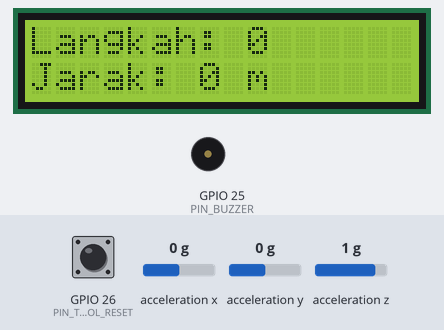
The sketch below on a simulated ESP32. Parts: 16×2 character LCD, buzzer (waves = sounding, pin HIGH). Wiring (inferred from the names in the program): MPU-6050 motion sensor at I2C address 0x68. The test bench sets the inputs (shaded band); at power-on: acceleration x 0 g, GPIO 26 (PIN_TOMBOL_RESET) HIGH, acceleration y 0 g, acceleration z 1 g. What the sketch prints to the serial monitor is not drawn.

Above: at 1.4 s.
1.5 s: acceleration x set to -1.4 g
At 1.9 s:
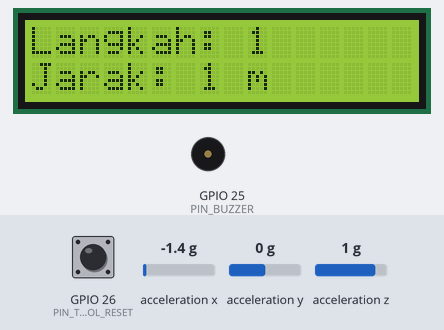
3.0 s: GPIO 26 (PIN_TOMBOL_RESET) pulled LOW for 3.2 s
9.2 s: GPIO 26 (PIN_TOMBOL_RESET) pulled LOW for 0.15 s
12.3 s: GPIO 26 (PIN_TOMBOL_RESET) pulled LOW for 0.15 s
15.4 s: GPIO 26 (PIN_TOMBOL_RESET) pulled LOW for 0.15 s
18.5 s: GPIO 26 (PIN_TOMBOL_RESET) pulled LOW for 0.15 s
Timing chart, 0 to 21.5 s (numbered marks = the images above; inputs shaded):
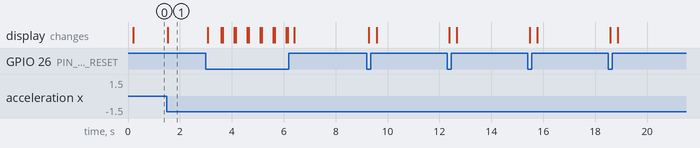

The sketch:

PenghitungLangkahMpu6050.ino
```cpp
// Penghitung Langkah — ESP32 + MPU6050 + LCD I2C 16x2 + Buzzer + Tombol Reset
//
// Alat kecil penghitung langkah kaki (pedometer): modul MPU6050 merasakan
// guncangan setiap langkah, ESP32 mendeteksinya dari puncak besarnya
// percepatan, lalu menampilkan jumlah langkah dan jarak tempuh di LCD
// 16x2. Begitu tembus target 1000 langkah, buzzer berbunyi sebagai tanda
// target tercapai. Tombol reset menghitung ulang dari nol.
//
// Cara kerja deteksi langkah (peak detection):
//   Setiap langkah kaki menghentak tanah, besarnya percepatan total
//   (|a| = akar(ax^2 + ay^2 + az^2)) melonjak di atas 1 g lalu turun
//   lagi. Satu langkah dihitung saat lonjakan melewati ambang atas
//   (0,25 g di atas 1 g) DAN sudah lewat jeda minimum sejak langkah
//   sebelumnya (250 ms, supaya satu hentakan tidak terhitung dua kali).
//   Detektor baru siap lagi setelah percepatan turun di bawah ambang
//   bawah (0,15 g). Jarak tempuh = langkah x panjang langkah rata-rata
//   orang dewasa (0,70 m per langkah).
//
// Angka datasheet MPU6050 (InvenSense, terverifikasi 26 Nov 2026):
//   Sensor            : akselerometer 3 sumbu + giroskop 3 sumbu (6-axis IMU)
//   Alamat I2C        : 0x68 (pin AD0 ke GND)
//   Akselerometer     : rentang default +-2 g, 16384 LSB per g (16-bit ADC)
//   Register baca     : 0x3B (ACCEL_XOUT_H) sampai 0x40, 6 byte sekaligus
//   PWR_MGMT_1 (0x6B) : tulis 0 untuk membangunkan chip dari sleep
//   WHO_AM_I (0x75)   : harus terbaca 0x68 bila modul tersambung benar
//
// Wiring:
//   MPU6050 VCC -> ESP32 3V3
//   MPU6050 GND -> ESP32 GND
//   MPU6050 SDA -> ESP32 GPIO21 (SDA I2C)
//   MPU6050 SCL -> ESP32 GPIO22 (SCL I2C)
//   LCD 16x2 I2C (0x27): VCC -> ESP32 VIN 5V, GND -> GND,
//     SDA -> GPIO21, SCL -> GPIO22 (satu bus I2C dengan MPU6050)
//   Buzzer + -> ESP32 GPIO25 (aktif HIGH)
//   Buzzer - -> ESP32 GND
//   Tombol reset -> ESP32 GPIO26 (INPUT_PULLUP, tekan = ke GND)
//   Daya: kabel USB 5 V ke port USB ESP32
//
// Library yang dibutuhkan (Arduino IDE / arduino-cli):
//   LiquidCrystal_I2C 1.1.2
//   (MPU6050 TIDAK butuh library eksternal — dibaca langsung lewat Wire.h)
//
// Compile:
//   arduino-cli compile --fqbn esp32:esp32:esp32 PenghitungLangkahMpu6050
//
// Skema + repo: https://github.com/oerban70-cloud/penghitung-langkah-mpu6050

#include <Wire.h>
#include <LiquidCrystal_I2C.h>
#include <math.h>

// ---------------------------------------------------------------------------
// Konfigurasi — semua angka yang bisa diubah ada di sini, bukan di tengah kode
// ---------------------------------------------------------------------------

// Nyalakan buzzer peringatan target atau tidak (false = tanpa buzzer)
#define USE_BUZZER true

// Pin bus I2C (pin default ESP32 DevKit)
const uint8_t PIN_I2C_SDA = 21;
const uint8_t PIN_I2C_SCL = 22;

// Pin buzzer aktif (HIGH = bunyi)
const uint8_t PIN_BUZZER = 25;

// Pin tombol reset (INPUT_PULLUP: tekan = LOW ke GND)
const uint8_t PIN_TOMBOL_RESET = 26;

// Alamat I2C
const uint8_t ADDR_MPU6050 = 0x68;  // pin AD0 modul ke GND
const uint8_t ADDR_LCD     = 0x27;  // alamat I2C LCD 16x2

// Ukuran LCD
const uint8_t LEBAR_LCD  = 16;  // jumlah kolom
const uint8_t TINGGI_LCD = 2;   // jumlah baris

// --- Register MPU6050 (datasheet) ---
const uint8_t REG_PWR_MGMT_1   = 0x6B;  // tulis 0 = bangun dari sleep
const uint8_t REG_WHO_AM_I     = 0x75;  // harus terbaca 0x68
const uint8_t NILAI_WHO_AM_I   = 0x68;  // nilai yang diharapkan
const uint8_t REG_ACCEL_XOUT_H = 0x3B;  // awal blok baca 6 byte
const uint8_t JUMLAH_BYTE_BACA = 6;     // accel X, Y, Z (2 byte tiap sumbu)

// --- Skala sensor (datasheet, rentang default +-2 g) ---
// Akselerometer +-2 g: 16384 LSB per g.
const float LSB_PER_G_MPU6050 = 16384.0;

// --- Deteksi langkah (peak detection pada besar percepatan) ---
// Percepatan diam = 1 g (gravitasi). Lonjakan di atas ambang ini = langkah.
// Ambang atas 0,25 g: cukup tinggi supaya goyangan tangan tidak terhitung,
// cukup rendah supaya langkah pelan tetap terhitung.
const float AMBANG_LANGKAH_G = 0.25;
// Ambang bawah 0,15 g: detektor baru siap lagi setelah guncangan mereda.
const float AMBANG_SIAP_G = 0.15;
// Jeda minimum antar langkah: 250 ms = paling cepat 4 langkah per detik.
// Langkah jalan normal sekitar 2 langkah per detik, jadi aman.
const unsigned long JEDA_MIN_ANTAR_LANGKAH_MS = 250;

// --- Target dan jarak ---
// Target harian yang memberi bunyi: 1000 langkah.
const uint32_t TARGET_LANGKAH = 1000;
// Panjang satu langkah rata-rata orang dewasa (meter).
const float PANJANG_LANGKAH_M = 0.70;

// Seberapa sering sensor dibaca dan LCD diperbarui (milidetik)
const unsigned long INTERVAL_BACA_MS = 50;   // 20 kali per detik
const unsigned long INTERVAL_LCD_MS  = 200;  // 5 kali per detik

// Debounce tombol reset (milidetik)
const unsigned long DEBOUNCE_TOMBOL_MS = 50;

// Durasi bunyi buzzer tiap peringatan target (milidetik)
const unsigned long DURASI_BUNYI_MS = 200;
const uint8_t JUMLAH_BUNYI_TARGET = 3;

// ---------------------------------------------------------------------------
// Objek global
// ---------------------------------------------------------------------------

LiquidCrystal_I2C lcd(ADDR_LCD, LEBAR_LCD, TINGGI_LCD);

// Jumlah langkah yang sudah terhitung
uint32_t jumlahLangkah = 0;

// Status detektor: true = siap mendeteksi lonjakan berikutnya
bool detektorSiap = true;

// Waktu langkah terakhir yang terhitung (milidetik)
unsigned long waktuLangkahTerakhirMs = 0;

// Penanda target sudah tercapai (supaya buzzer tidak bunyi terus)
bool targetTercapai = false;

// Waktu baca / LCD terakhir (milidetik)
unsigned long waktuBacaTerakhirMs = 0;
unsigned long waktuLcdTerakhirMs = 0;

// Status tombol reset (debounce)
bool tombolTerakhirDitekan = false;
unsigned long waktuTombolBerubahMs = 0;

// ---------------------------------------------------------------------------
// Tulis satu byte ke register MPU6050
// ---------------------------------------------------------------------------
void tulisRegisterMpu6050(uint8_t alamatRegister, uint8_t nilai) {
  Wire.beginTransmission(ADDR_MPU6050);
  Wire.write(alamatRegister);
  Wire.write(nilai);
  Wire.endTransmission();
}

// ---------------------------------------------------------------------------
// Baca satu byte dari register MPU6050.
// Mengembalikan -1 bila MPU6050 tidak menjawab.
// ---------------------------------------------------------------------------
int bacaRegisterMpu6050(uint8_t alamatRegister) {
  Wire.beginTransmission(ADDR_MPU6050);
  Wire.write(alamatRegister);
  if (Wire.endTransmission(false) != 0) {
    return -1;  // MPU6050 tidak menjawab
  }
  Wire.requestFrom(ADDR_MPU6050, (uint8_t)1);
  if (Wire.available() < 1) {
    return -1;  // data tidak datang
  }
  return Wire.read();
}

// ---------------------------------------------------------------------------
// Baca akselerometer dari MPU6050 (6 byte dari register 0x3B).
// Mengisi ax, ay, az dalam satuan g.
// Mengembalikan false bila MPU6050 tidak menjawab.
// ---------------------------------------------------------------------------
bool bacaAkselerometer(float &ax, float &ay, float &az) {
  Wire.beginTransmission(ADDR_MPU6050);
  Wire.write(REG_ACCEL_XOUT_H);
  if (Wire.endTransmission(false) != 0) {
    return false;  // MPU6050 tidak menjawab
  }
  Wire.requestFrom(ADDR_MPU6050, JUMLAH_BYTE_BACA);
  if (Wire.available() < JUMLAH_BYTE_BACA) {
    return false;  // data tidak lengkap
  }
  // Urutan byte: accel X (2 byte), accel Y (2 byte), accel Z (2 byte).
  int16_t mentahAx = (Wire.read() << 8) | Wire.read();
  int16_t mentahAy = (Wire.read() << 8) | Wire.read();
  int16_t mentahAz = (Wire.read() << 8) | Wire.read();

  ax = mentahAx / LSB_PER_G_MPU6050;
  ay = mentahAy / LSB_PER_G_MPU6050;
  az = mentahAz / LSB_PER_G_MPU6050;
  return true;
}

// ---------------------------------------------------------------------------
// Besar percepatan total (dalam g). Diam = 1 g (gravitasi bumi).
// ---------------------------------------------------------------------------
float besarPercepatan(float ax, float ay, float az) {
  return sqrt(ax * ax + ay * ay + az * az);
}

// ---------------------------------------------------------------------------
// Deteksi satu langkah dari besar percepatan.
// Mengembalikan true tepat saat satu langkah baru terhitung.
// ---------------------------------------------------------------------------
bool deteksiLangkah(float besarG, unsigned long sekarangMs) {
  // Lonjakan di atas ambang + jeda minimum sudah lewat = satu langkah.
  if (detektorSiap && (besarG - 1.0) > AMBANG_LANGKAH_G &&
      (sekarangMs - waktuLangkahTerakhirMs) >= JEDA_MIN_ANTAR_LANGKAH_MS) {
    detektorSiap = false;  // kunci sampai guncangan mereda
    waktuLangkahTerakhirMs = sekarangMs;
    return true;
  }
  // Guncangan sudah mereda di bawah ambang bawah = siap deteksi lagi.
  if (!detektorSiap && (besarG - 1.0) < AMBANG_SIAP_G) {
    detektorSiap = true;
  }
  return false;
}

// ---------------------------------------------------------------------------
// Jarak tempuh (meter) dari jumlah langkah.
// ---------------------------------------------------------------------------
float jarakTempuhMeter(uint32_t langkah) {
  return langkah * PANJANG_LANGKAH_M;
}

// ---------------------------------------------------------------------------
// Tampilkan jumlah langkah dan jarak di LCD.
// Baris 1: "Langkah: 1234" — Baris 2: "Jarak: 864 m"
// ---------------------------------------------------------------------------
void tampilkanLcd() {
  lcd.clear();
  lcd.setCursor(0, 0);
  lcd.print("Langkah: ");
  lcd.print(jumlahLangkah);

  lcd.setCursor(0, 1);
  lcd.print("Jarak: ");
  lcd.print(jarakTempuhMeter(jumlahLangkah), 0);
  lcd.print(" m");
  if (targetTercapai) {
    lcd.print(" TARGET!");
  }
}

// ---------------------------------------------------------------------------
// Bunyikan buzzer beberapa kali (tanda target tercapai).
// ---------------------------------------------------------------------------
void bunyikanBuzzerTarget() {
  if (!USE_BUZZER) {
    return;
  }
  for (uint8_t i = 0; i < JUMLAH_BUNYI_TARGET; i++) {
    digitalWrite(PIN_BUZZER, HIGH);
    delay(DURASI_BUNYI_MS);
    digitalWrite(PIN_BUZZER, LOW);
    delay(DURASI_BUNYI_MS);
  }
}

// ---------------------------------------------------------------------------
// Cek tombol reset (debounce 50 ms). Tekan = hitung ulang dari nol.
// ---------------------------------------------------------------------------
void cekTombolReset(unsigned long sekarangMs) {
  bool ditekan = (digitalRead(PIN_TOMBOL_RESET) == LOW);
  if (ditekan != tombolTerakhirDitekan) {
    tombolTerakhirDitekan = ditekan;
    waktuTombolBerubahMs = sekarangMs;
  }
  // Tombol stabil ditekan selama debounce = reset sekali.
  if (ditekan && (sekarangMs - waktuTombolBerubahMs) >= DEBOUNCE_TOMBOL_MS &&
      jumlahLangkah > 0) {
    jumlahLangkah = 0;
    targetTercapai = false;
    detektorSiap = true;
    tampilkanLcd();
    Serial.println("Tombol reset ditekan: hitungan diulang dari nol.");
  }
}

// ---------------------------------------------------------------------------
// Tampilkan pesan error di LCD + Serial bila MPU6050 tidak ditemukan.
// ---------------------------------------------------------------------------
void tampilkanErrorMpu6050() {
  lcd.clear();
  lcd.setCursor(0, 0);
  lcd.print("MPU6050 TIDAK");
  lcd.setCursor(0, 1);
  lcd.print("TERDETEKSI!");
  Serial.println("MPU6050 tidak terdeteksi di alamat 0x68.");
}

void setup() {
  Serial.begin(115200);
  pinMode(PIN_BUZZER, OUTPUT);
  digitalWrite(PIN_BUZZER, LOW);
  pinMode(PIN_TOMBOL_RESET, INPUT_PULLUP);

  Wire.begin(PIN_I2C_SDA, PIN_I2C_SCL);

  // Nyalakan LCD.
  lcd.init();
  lcd.backlight();
  lcd.clear();
  lcd.setCursor(0, 0);
  lcd.print("Penghitung");
  lcd.setCursor(0, 1);
  lcd.print("Langkah...");

  // Bangunkan MPU6050 dari sleep (register PWR_MGMT_1 = 0).
  tulisRegisterMpu6050(REG_PWR_MGMT_1, 0);
  delay(100);

  // Periksa identitas chip (WHO_AM_I harus 0x68).
  int siapa = bacaRegisterMpu6050(REG_WHO_AM_I);
  if (siapa != NILAI_WHO_AM_I) {
    tampilkanErrorMpu6050();
    while (true) {
      delay(1000);  // MPU6050 tidak ada: tidak ada gunanya lanjut
    }
  }

  tampilkanLcd();
  waktuBacaTerakhirMs = millis();
  waktuLcdTerakhirMs = millis();
  Serial.println("Penghitung langkah siap. Jalan dan hitung langkahmu!");
}

void loop() {
  unsigned long sekarangMs = millis();

  cekTombolReset(sekarangMs);

  if (sekarangMs - waktuBacaTerakhirMs < INTERVAL_BACA_MS) {
    return;  // belum waktunya baca lagi
  }
  waktuBacaTerakhirMs = sekarangMs;

  float ax, ay, az;
  if (!bacaAkselerometer(ax, ay, az)) {
    tampilkanErrorMpu6050();
    return;
  }

  if (deteksiLangkah(besarPercepatan(ax, ay, az), sekarangMs)) {
    jumlahLangkah++;
    if (jumlahLangkah == TARGET_LANGKAH && !targetTercapai) {
      targetTercapai = true;
      bunyikanBuzzerTarget();
      Serial.println("Target 1000 langkah tercapai!");
    }
    tampilkanLcd();
    Serial.print("Langkah: ");
    Serial.print(jumlahLangkah);
    Serial.print("  Jarak: ");
    Serial.print(jarakTempuhMeter(jumlahLangkah), 0);
    Serial.println(" m");
    return;
  }

  // Perbarui LCD berkala (supaya jarak selalu tampil segar).
  if (sekarangMs - waktuLcdTerakhirMs >= INTERVAL_LCD_MS) {
    waktuLcdTerakhirMs = sekarangMs;
    tampilkanLcd();
  }
}
```

Measured:
- after the input at 1.5 s, the display: changes at once (image 1)
